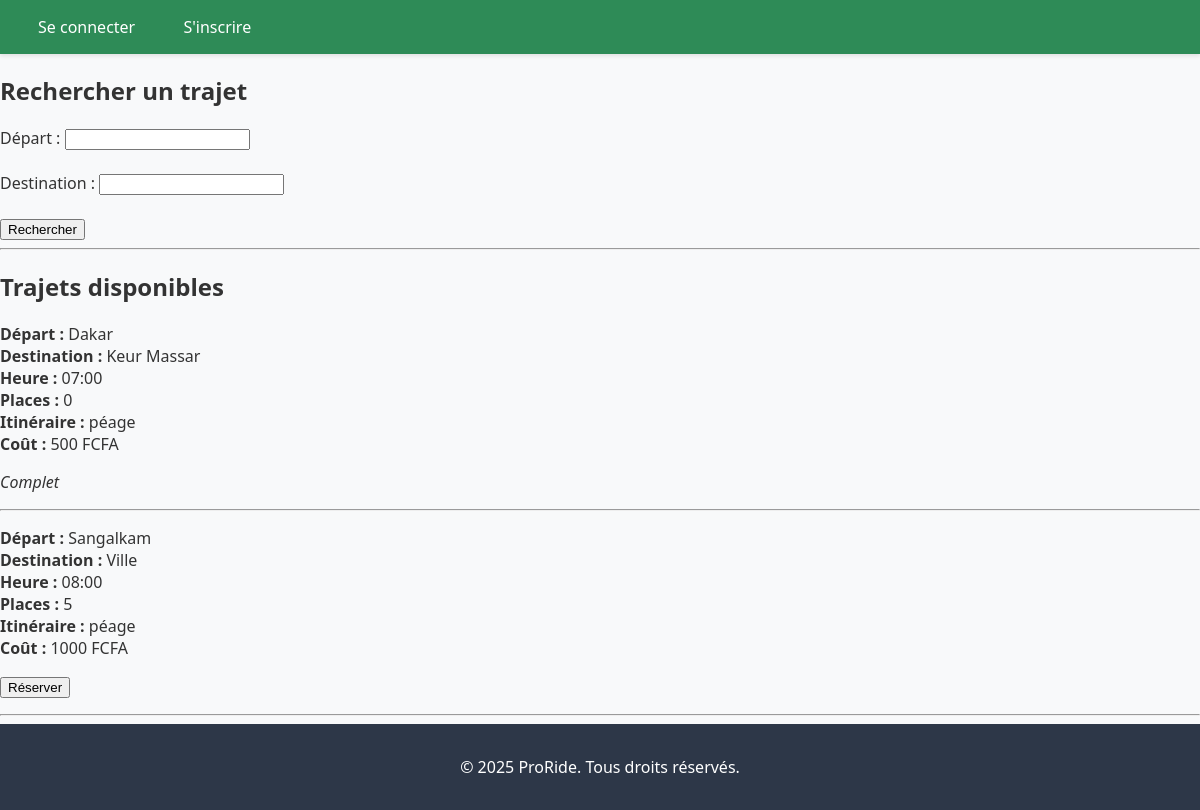
The page /recherche on the database its author committed.
### app/models.py (models this page shows)
class Trajet(db.Model):
    id = db.Column(db.Integer, primary_key=True)
    depart = db.Column(db.String(100))
    destination = db.Column(db.String(100))
    heure_depart = db.Column(db.String(20))
    places = db.Column(db.Integer)
    itineraire = db.Column(db.String(50))
    cout = db.Column(db.String(20))
    conducteur_id = db.Column(db.Integer, db.ForeignKey('user.id'), nullable=False)
    reservations = db.relationship('Reservation', backref='trajet', lazy=True)

### app/routes.py (the view)
@main.route('/recherche', methods=['GET', 'POST'])
def recherche():
    if request.method == 'POST':
        depart = request.form['depart']
        destination = request.form['destination']
        trajets = Trajet.query.filter(
            Trajet.depart.ilike(f'%{depart}%'),
            Trajet.destination.ilike(f'%{destination}%')
        ).all()
    else:
        trajets = Trajet.query.all()
    return render_template('recherche.html', trajets=trajets)

### app/templates/recherche.html (shortened to what this page needs)
{% extends 'base.html' %}
{% block content %}
<h2>Rechercher un trajet</h2>
<form method="POST">
    <label for="depart">Départ :</label>
    <input type="text" name="depart" id="depart"><br><br>
    <label for="destination">Destination :</label>
    <input type="text" name="destination" id="destination"><br><br>
    <button type="submit">Rechercher</button>
</form>
<hr>
<h2>Trajets disponibles</h2>
{% if trajets %}
    {% for trajet in trajets %}
        <p>
            <strong>Départ :</strong> {{ trajet.depart }}<br>
            <strong>Destination :</strong> {{ trajet.destination }}<br>
            <strong>Heure :</strong> {{ trajet.heure_depart }}<br>
            <strong>Places :</strong> {{ trajet.places }}<br>
            <strong>Itinéraire :</strong> {{ trajet.itineraire }}<br>
            <strong>Coût :</strong> {{ trajet.cout }} FCFA<br>
            <form method="POST" action="{{ url_for('main.reserver', trajet_id=trajet.id)}}">
                {% if trajet.places > 0 %}
                    <button type="submit">Réserver</button>
                {% else %}
                    <em>Complet</em>
                {% endif %}
            </form>
        </p>
        <hr>
    {% endfor %}
{% else %}
    <p>Aucun trajet disponible pour le moment.</p>
{% endif %}
{% endblock %}

### app/static/css/style.css (style rules this page uses)
body { font-family: 'Segoe UI', Tahoma, Geneva, Verdana, sans-serif; background-color: #f8f9fa; color: #333; margin: 0; min-height: 100vh; display: flex; flex-direction: column; }

### rows shown on the page
Trajet: depart "Dakar", destination "Keur Massar", heure_depart "07:00", places "0", itineraire "péage", cout "500", shows "Complet"
Trajet: depart "Sangalkam", destination "Ville", heure_depart "08:00", places "5", itineraire "péage", cout "1000", shows "Réserver"
